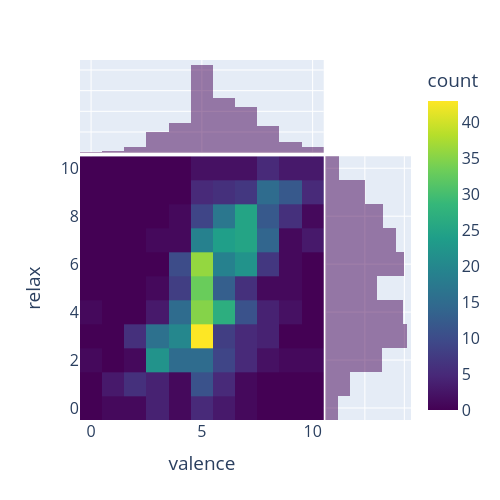

The cell this chart's notebook holds for it:
### Code cell
fig = px.density_heatmap(labels_t, 
                       labels_t.valence, 
                       labels_t.relax, 
                       color_continuous_scale=px.colors.sequential.Viridis,
                       marginal_x="histogram", 
                       marginal_y="histogram",
                       width=500, height=500
                      )
fig.update_layout(font=dict(size=16))

### Figure 1 — Plotly figure (JSON) as saved in the notebook; plotly's stock layout.template omitted (floating-point values rounded to 4 significant figures; data arrays with more than 128 entries replaced by an {"elided": "..."} marker saying what was removed)
{"data": [{"coloraxis": "coloraxis", "hovertemplate": "valence=%{x}<br>relax=%{y}<br>count=%{z}<extra></extra>", "name": "", "type": "histogram2d", "x": {"elided": "715 int values"}, "xaxis": "x", "xbingroup": "x", "y": {"elided": "715 int values"}, "yaxis": "y", "ybingroup": "y"}, {"alignmentgroup": "True", "bingroup": "x", "hovertemplate": "valence=%{x}<br>count=%{y}<extra></extra>", "legendgroup": "", "marker": {"color": "#440154"}, "name": "", "offsetgroup": "", "opacity": 0.5, "showlegend": false, "type": "histogram", "x": {"elided": "715 int values"}, "xaxis": "x3", "yaxis": "y3"}, {"alignmentgroup": "True", "bingroup": "y", "hovertemplate": "relax=%{y}<br>count=%{x}<extra></extra>", "legendgroup": "", "marker": {"color": "#440154"}, "name": "", "offsetgroup": "", "opacity": 0.5, "showlegend": false, "type": "histogram", "xaxis": "x2", "y": {"elided": "715 int values"}, "yaxis": "y2"}], "layout": {"barmode": "overlay", "coloraxis": {"colorbar": {"title": {"text": "count"}}, "colorscale": [[0, "#440154"], [0.1111, "#482878"], [0.2222, "#3e4989"], [0.3333, "#31688e"], [0.4444, "#26828e"], [0.5556, "#1f9e89"], [0.6667, "#35b779"], [0.7778, "#6ece58"], [0.8889, "#b5de2b"], [1, "#fde725"]]}, "font": {"size": 16}, "height": 500, "legend": {"tracegroupgap": 0}, "margin": {"t": 60}, "width": 500, "xaxis": {"anchor": "y", "domain": [0, 0.7363], "title": {"text": "valence"}}, "xaxis2": {"anchor": "y2", "domain": [0.7413, 1], "matches": "x2", "showgrid": true, "showline": false, "showticklabels": false, "ticks": ""}, "xaxis3": {"anchor": "y3", "domain": [0, 0.7363], "matches": "x", "showgrid": true, "showticklabels": false}, "xaxis4": {"anchor": "y4", "domain": [0.7413, 1], "matches": "x2", "showgrid": true, "showline": false, "showticklabels": false, "ticks": ""}, "yaxis": {"anchor": "x", "domain": [0, 0.7326], "title": {"text": "relax"}}, "yaxis2": {"anchor": "x2", "domain": [0, 0.7326], "matches": "y", "showgrid": true, "showticklabels": false}, "yaxis3": {"anchor": "x3", "domain": [0.7426, 1], "matches": "y3", "showgrid": true, "showline": false, "showticklabels": false, "ticks": ""}, "yaxis4": {"anchor": "x4", "domain": [0.7426, 1], "matches": "y3", "showgrid": true, "showline": false, "showticklabels": false, "ticks": ""}}}
